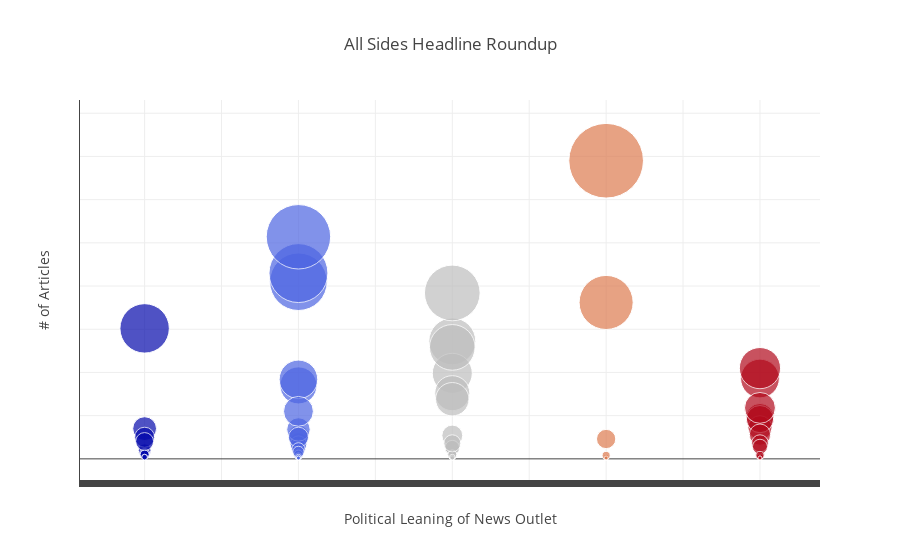

Notebook code cell kept with this figure:
### Markdown cell above
# Visualizations of All Sides Corpus

### Code cell
# illustrate bias of extracted articles
import plotly.plotly as py
import plotly.graph_objs as go

fig = py.get_figure("https://plot.ly/~moximer/1/")

plotly.offline.init_notebook_mode(connected=True)

plotly.offline.iplot(fig)

### Figure 1 — Plotly figure (JSON) as saved in the notebook; plotly's stock layout.template omitted (floating-point values rounded to 4 significant figures)
{"data": [{"hoverinfo": "text", "marker": {"autocolorscale": false, "cauto": true, "cmax": 5, "cmin": 1, "color": ["3", "3", "3", "3", "3", "3", "3", "3", "3", "3", "3", "3", "3", "3", "3", "3", "3", "3", "3", "3", "3", "3", "3", "3", "2", "2", "2", "2", "2", "2", "2", "2", "2", "2", "2", "2", "2", "2", "2", "2", "2", "2", "2", "2", "2", "2", "2", "4", "4", "4", "4", "4", "4", "4", "4", "4", "4", "1", "1", "1", "1", "1", "1", "1", "1", "1", "1", "1", "1", "1", "1", "1", "5", "5", "5", "5", "5", "5", "5", "5", "5", "5", "5", "5", "5", "5", "5", "5", "5", "5"], "colorscale": [[0, "rgb(5, 10, 172)"], [0.35, "rgb(106, 137, 247)"], [0.5, "rgb(190, 190, 190)"], [0.6, "rgb(220, 170, 132)"], [0.7, "rgb(230, 145, 90)"], [1, "rgb(178, 10, 28)"]], "colorsrc": "moximer:0:4dd02b", "opacity": 0.7, "showscale": false, "size": ["136", "99", "129", "192", "76", "5", "11", "27", "69", "3", "13", "4", "1", "13", "2", "5", "5", "1", "18", "1", "1", "1", "1", "2", "205", "85", "20", "215", "257", "6", "27", "14", "3", "92", "17", "6", "34", "25", "11", "5", "1", "3", "55", "8", "2", "1", "1", "181", "345", "23", "1", "1", "1", "1", "2", "4", "1", "151", "10", "35", "1", "25", "6", "6", "1", "1", "5", "2", "20", "5", "2", "2", "5", "93", "48", "36", "46", "28", "105", "59", "5", "3", "1", "18", "1", "14", "1", "1", "4", "1"], "sizemin": 0.5, "sizemode": "area", "sizeref": 0.1237, "sizesrc": "moximer:0:3cd020", "symbol": "circle"}, "mode": "markers", "name": "Article_Count", "text": ["USA TODAY", "Reuters", "Wall Street Journal- News", "The Hill", "NPR News", "AP", "Business Insider", "Bloomberg", "ProPublica", "Axios", "Chicago Tribune", "CNBC", "The Korea Herald", "The Week", "PBS NewsHour", "RealClearPolitics", "AllSides", "Living Room Conversations", "Christian Science Monitor", "Scientific American", "Forbes", "CivilPolitics.org", "Lifehacker", "FactCheck.org", "CNN (Web News)", "Vox", "ABC News", "New York Times", "Washington Post", "Buzzfeed", "Los Angeles Times", "The Atlantic", "The Boston Globe", "Politico", "Newsweek", "Bustle", "NBCNews.com", "CBS News", "Slate", "Yahoo News", "The Economist", "Mediaite", "The Guardian", "Vanity Fair", "SFGate", "The Verge", "Pacific Standard", "Washington Times", "Fox News", "Reason", "Boston Herald", "The Heritage Foundation", "Daily Press", "Whitehouse.gov", "The Federalist", "HotAir", "The Telegraph - UK", "HuffPost", "Time Magazine", "Daily Kos", "Vice", "Daily Beast", "New York Daily News", "New York Magazine", "Vice", "The New Yorker", "ThinkProgress", "Mashable", "Salon", "Democracy Now", "MSNBC", "The Intercept", "Washington Free Beacon", "Washington Examiner", "CBN", "National Review", "Newsmax", "The Daily Caller", "Townhall", "Breitbart News", "Daily Mail", "The Daily Wire", "Commentary Magazine", "TheBlaze.com", "American Thinker", "American Spectator", "WND.com", "Red State", "Rob Maness", "Conservative HQ"], "textsrc": "moximer:0:7d2d63", "type": "scatter", "uid": "d4fbbf", "x": ["3", "3", "3", "3", "3", "3", "3", "3", "3", "3", "3", "3", "3", "3", "3", "3", "3", "3", "3", "3", "3", "3", "3", "3", "2", "2", "2", "2", "2", "2", "2", "2", "2", "2", "2", "2", "2", "2", "2", "2", "2", "2", "2", "2", "2", "2", "2", "4", "4", "4", "4", "4", "4", "4", "4", "4", "4", "1", "1", "1", "1", "1", "1", "1", "1", "1", "1", "1", "1", "1", "1", "1", "5", "5", "5", "5", "5", "5", "5", "5", "5", "5", "5", "5", "5", "5", "5", "5", "5", "5"], "xsrc": "moximer:0:4dd02b", "y": ["136", "99", "129", "192", "76", "5", "11", "27", "69", "3", "13", "4", "1", "13", "2", "5", "5", "1", "18", "1", "1", "1", "1", "2", "205", "85", "20", "215", "257", "6", "27", "14", "3", "92", "17", "6", "34", "25", "11", "5", "1", "3", "55", "8", "2", "1", "1", "181", "345", "23", "1", "1", "1", "1", "2", "4", "1", "151", "10", "35", "1", "25", "6", "6", "1", "1", "5", "2", "20", "5", "2", "2", "5", "93", "48", "36", "46", "28", "105", "59", "5", "3", "1", "18", "1", "14", "1", "1", "4", "1"], "ysrc": "moximer:0:3cd020"}], "layout": {"autosize": true, "hovermode": "closest", "showlegend": false, "title": "All Sides Headline Roundup", "xaxis": {"anchor": "y", "autorange": true, "fixedrange": true, "linewidth": 7, "mirror": false, "range": [0.6711, 5.313], "showgrid": true, "showline": true, "showticklabels": false, "side": "bottom", "title": "Political Leaning of News Outlet", "type": "linear", "zeroline": true}, "yaxis": {"autorange": true, "fixedrange": true, "range": [-21.58, 392.1], "showgrid": true, "showline": true, "showticklabels": false, "title": "# of Articles", "type": "linear"}}}
